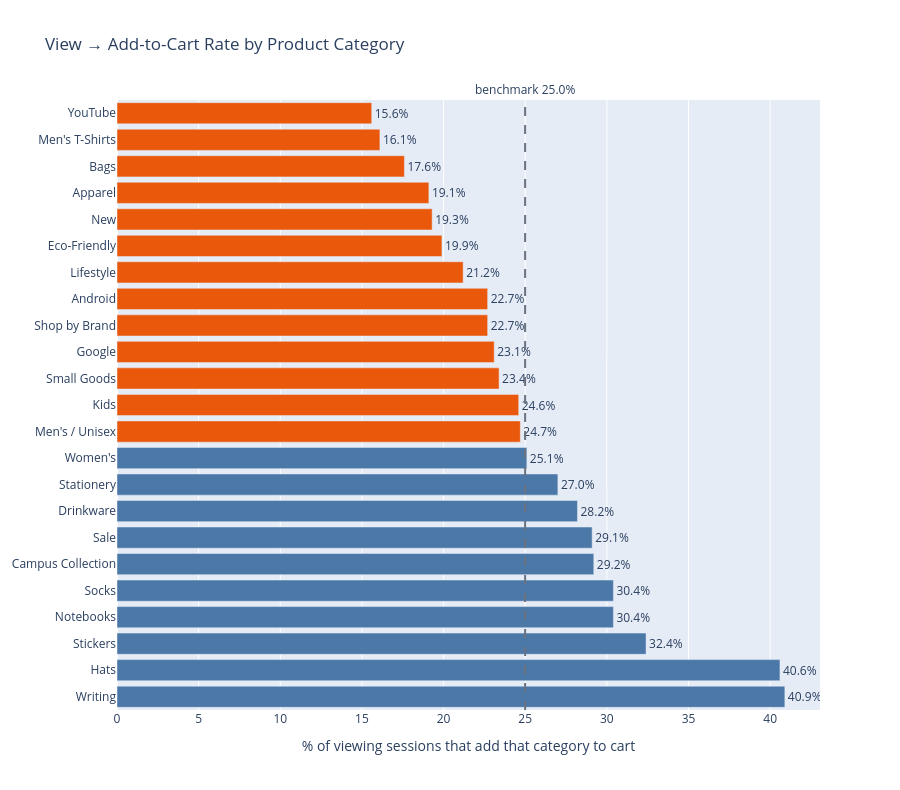

Notebook source saved alongside this figure:
### Code cell
# ── Section 7d: Category ranking + chart ─────────────────────────────────────
MIN_CATEGORY_VIEWS = 500   # below this the rate is too noisy to rank

category_df = category_raw[
    (category_raw["item_category"] != "(not set)")
    & (category_raw["viewing_sessions"] >= MIN_CATEGORY_VIEWS)
].copy()
category_df["atc_pct"] = category_df["carting_sessions"] / category_df["viewing_sessions"] * 100

# Benchmark: pooled (volume-weighted) rate across ranked categories.
category_benchmark = category_df["carting_sessions"].sum() / category_df["viewing_sessions"].sum() * 100

# Carts at stake: extra carting sessions if the category converted at the benchmark.
category_df["carts_at_stake"] = (
    (category_benchmark - category_df["atc_pct"]).clip(lower=0) / 100
    * category_df["viewing_sessions"]
).round().astype(int)
category_df = category_df.sort_values("atc_pct").reset_index(drop=True)

print(f"Ranked categories: {len(category_df)}  |  benchmark view → cart: {category_benchmark:.1f}%")
display(category_df.sort_values("carts_at_stake", ascending=False)
        .drop(columns=["source_labels"])
        .style.format({"atc_pct": "{:.1f}%", "viewing_sessions": "{:,}",
                       "carting_sessions": "{:,}", "carts_at_stake": "{:,}"}))

# Worst rate at the top; below-benchmark categories highlighted.
fig_cat = go.Figure(go.Bar(
    y=category_df["item_category"], x=category_df["atc_pct"].round(1),
    orientation="h",
    text=[f"{v:.1f}%" for v in category_df["atc_pct"]], textposition="outside",
    marker_color=["#ea580c" if v < category_benchmark else "#4C78A8" for v in category_df["atc_pct"]],
))
fig_cat.add_vline(x=category_benchmark, line_dash="dash", line_color="#6b7280",
                  annotation_text=f"benchmark {category_benchmark:.1f}%", annotation_position="top")
fig_cat.update_layout(
    title="View → Add-to-Cart Rate by Product Category",
    height=max(320, 30 * len(category_df) + 100),
    yaxis=dict(autorange="reversed"),
    xaxis_title="% of viewing sessions that add that category to cart",
    showlegend=False,
)
fig_cat.show()

top_targets = (category_df.sort_values("carts_at_stake", ascending=False)
               .query("carts_at_stake > 0").head(3))
print("Start the product-page audit with:",
      ", ".join(f"{r.item_category} ({r.carts_at_stake:,} carts at stake)" for r in top_targets.itertuples()))

### Figure 1 — Plotly figure (JSON) as saved in the notebook; plotly's stock layout.template omitted (floating-point values rounded to 4 significant figures)
{"data": [{"marker": {"color": ["#ea580c", "#ea580c", "#ea580c", "#ea580c", "#ea580c", "#ea580c", "#ea580c", "#ea580c", "#ea580c", "#ea580c", "#ea580c", "#ea580c", "#ea580c", "#4C78A8", "#4C78A8", "#4C78A8", "#4C78A8", "#4C78A8", "#4C78A8", "#4C78A8", "#4C78A8", "#4C78A8", "#4C78A8"]}, "orientation": "h", "text": ["15.6%", "16.1%", "17.6%", "19.1%", "19.3%", "19.9%", "21.2%", "22.7%", "22.7%", "23.1%", "23.4%", "24.6%", "24.7%", "25.1%", "27.0%", "28.2%", "29.1%", "29.2%", "30.4%", "30.4%", "32.4%", "40.6%", "40.9%"], "textposition": "outside", "type": "bar", "x": [15.6, 16.1, 17.6, 19.1, 19.3, 19.9, 21.2, 22.7, 22.7, 23.1, 23.4, 24.6, 24.7, 25.1, 27.0, 28.2, 29.1, 29.2, 30.4, 30.4, 32.4, 40.6, 40.9], "y": ["YouTube", "Men's T-Shirts", "Bags", "Apparel", "New", "Eco-Friendly", "Lifestyle", "Android", "Shop by Brand", "Google", "Small Goods", "Kids", "Men's / Unisex", "Women's", "Stationery", "Drinkware", "Sale", "Campus Collection", "Socks", "Notebooks", "Stickers", "Hats", "Writing"]}], "layout": {"annotations": [{"showarrow": false, "text": "benchmark 25.0%", "x": 24.99, "xanchor": "center", "xref": "x", "y": 1, "yanchor": "bottom", "yref": "y domain"}], "height": 790, "shapes": [{"line": {"color": "#6b7280", "dash": "dash"}, "type": "line", "x0": 24.99, "x1": 24.99, "xref": "x", "y0": 0, "y1": 1, "yref": "y domain"}], "showlegend": false, "title": {"text": "View → Add-to-Cart Rate by Product Category"}, "xaxis": {"title": {"text": "% of viewing sessions that add that category to cart"}}, "yaxis": {"autorange": "reversed"}}}
